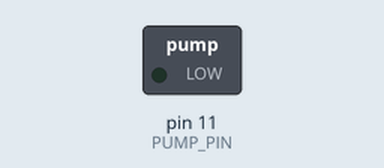
The sketch below on a simulated Arduino Uno, built with avr-gcc and run on an emulated ATmega328P. Shown: switched loads named in the sketch (green lamp = pin HIGH). What the sketch prints to the serial monitor is not drawn.

Above: at 0.1 s.
Timing chart, 0 to 1.6 s (numbered marks = the images above):
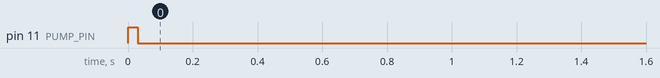

The sketch:

water_pump_test.ino
```cpp
/*
  Water Pump Test Project
  This code will turn the pump ON for 3 seconds and OFF for 3 seconds.
*/

const int PUMP_PIN = 11; // Connect your transistor base or relay to Pin 3

void setup() {
  Serial.begin(9600);
  pinMode(PUMP_PIN, OUTPUT);
  Serial.println("--- Water Pump Test Starting ---");
}

void loop() {
  // Turn PUMP ON
  Serial.println("Pump status: ON");
  digitalWrite(PUMP_PIN, HIGH);
  delay(30); // Wait 3 seconds

  // Turn PUMP OFF
  Serial.println("Pump status: OFF");
  digitalWrite(PUMP_PIN, LOW);
  delay(300000); // Wait 3 seconds
}
```

Measured:
- by itself, pin 11 (PUMP_PIN): LOW → HIGH at 0.00 s, → LOW 0.03 s later
